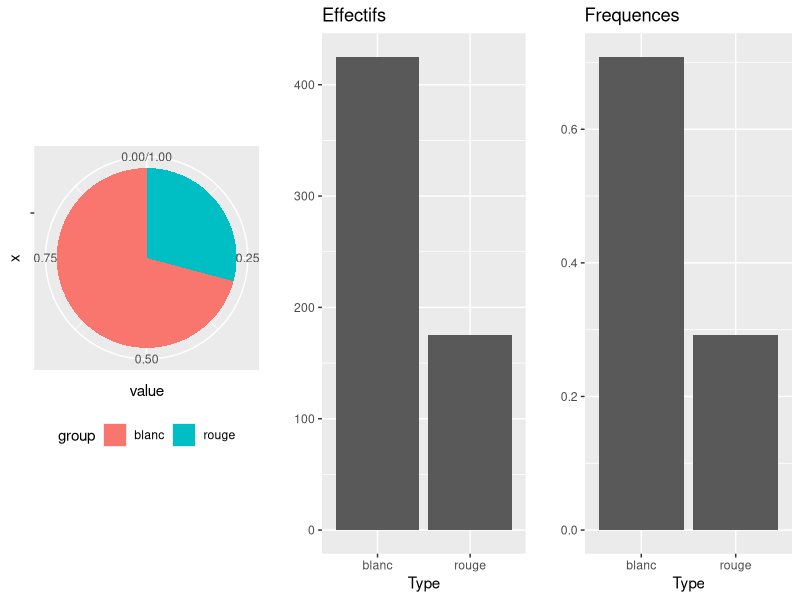
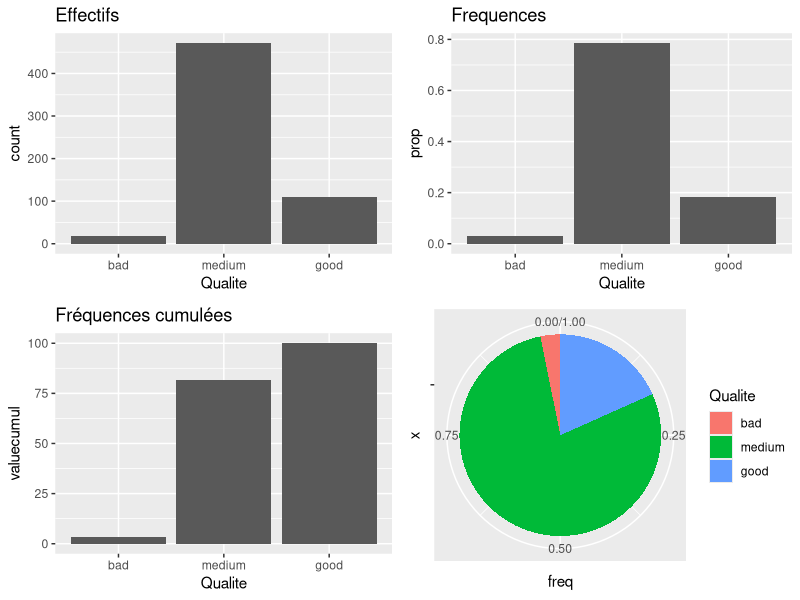
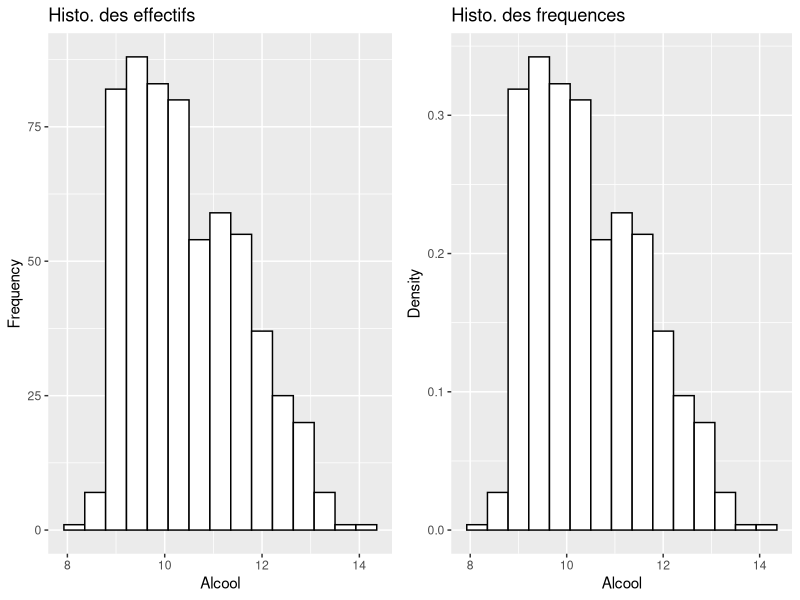
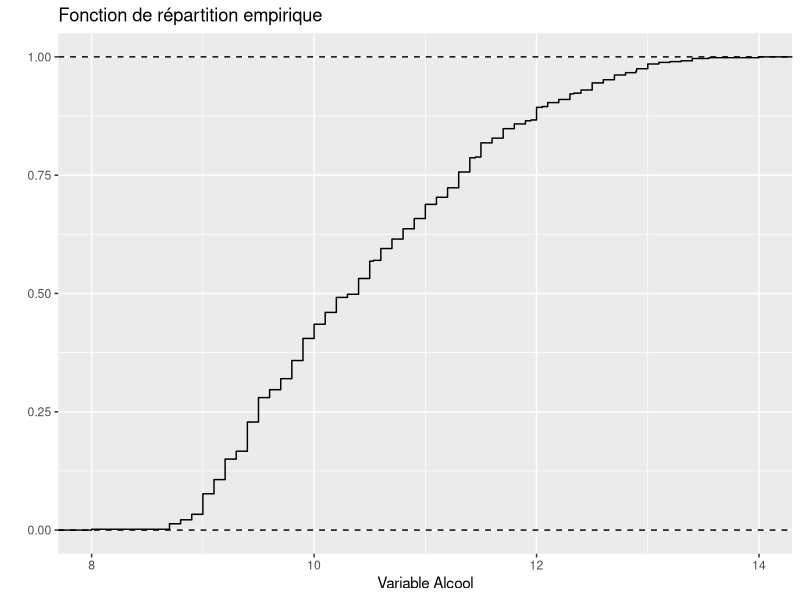
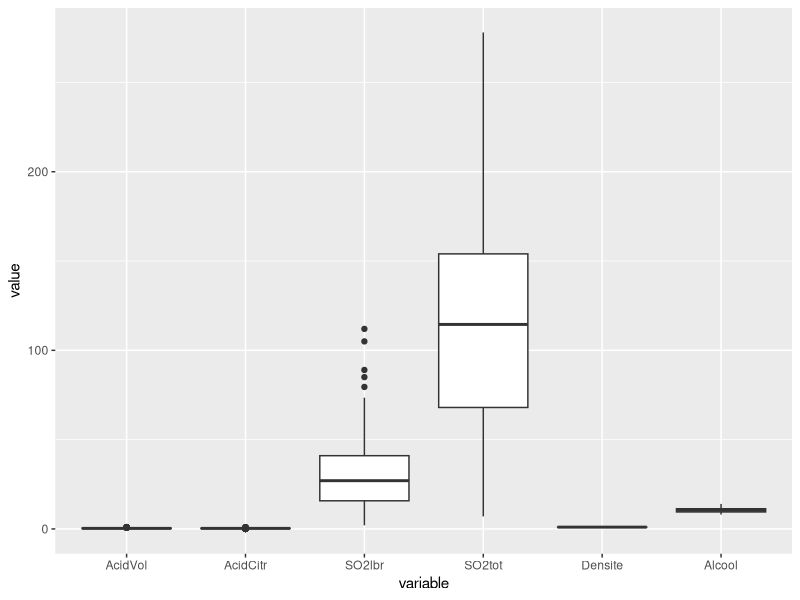
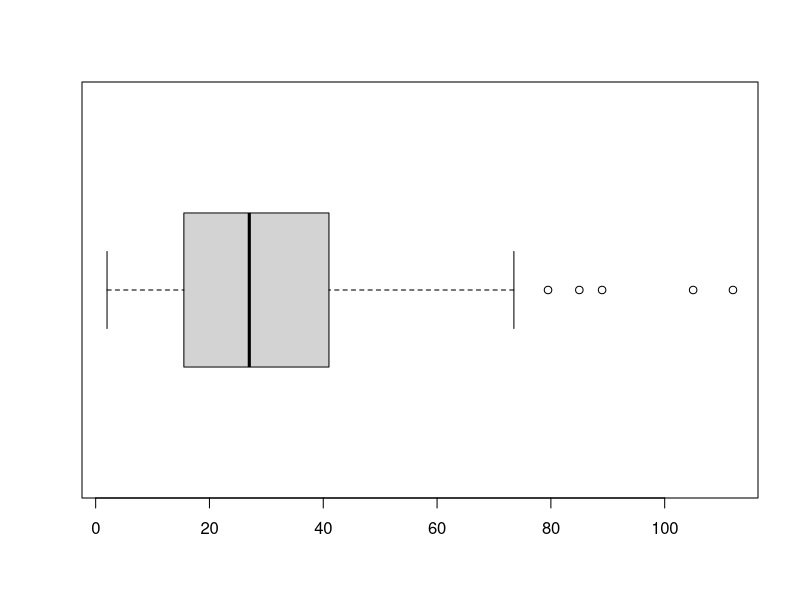
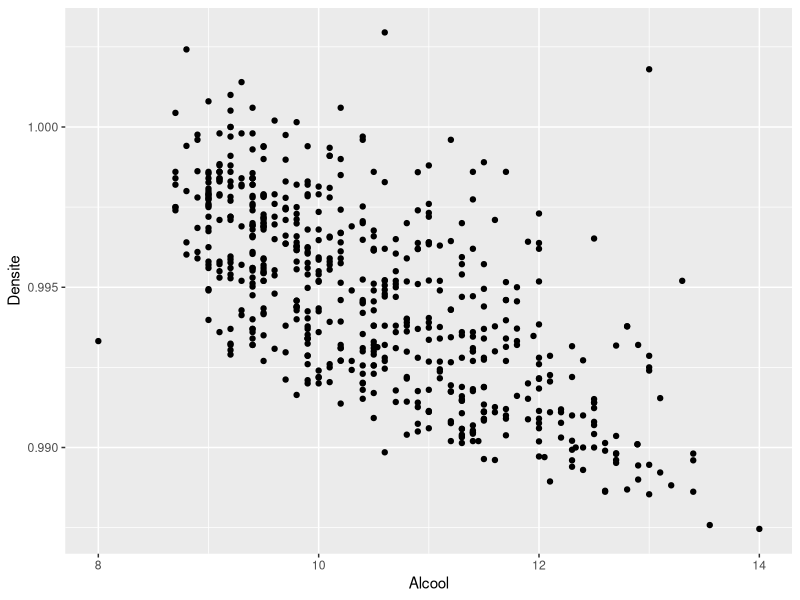
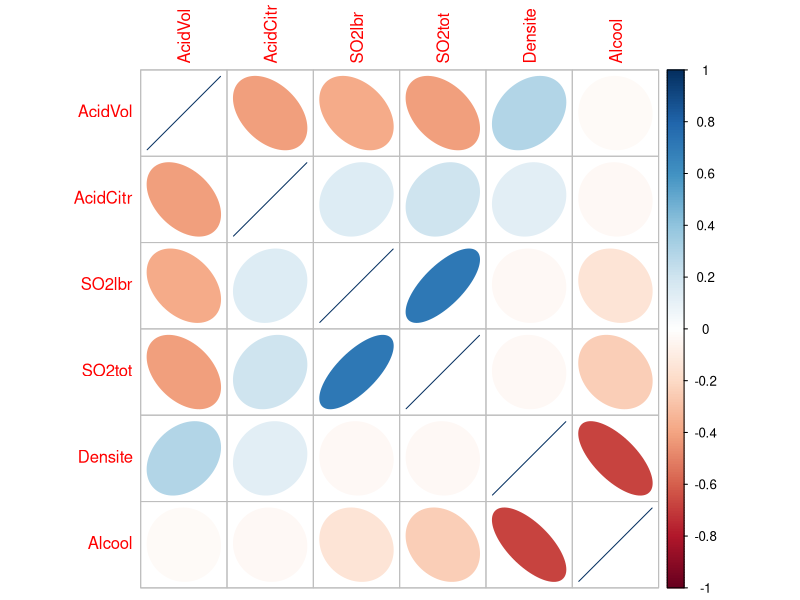

Reproduce these figures in R, in order.
## ---- chunk 1
library(knitr)
## Global options
options(max.print="75")
opts_chunk$set(echo=TRUE,
	             cache=TRUE,
               prompt=FALSE,
               tidy=TRUE,
               comment=NA,
               message=FALSE,
               warning=FALSE,
               class.source="badCode")
opts_knit$set(width=75)
## ---- chunk 2
library(corrplot)
library(tidyverse)
library(gridExtra)
library(reshape2)
## ---- chunk 3
Data = read.table("wine.txt",header=TRUE)
## ---- chunk 4
head(Data)
## ---- chunk 5
attributes(Data)
## ---- chunk 6
str(Data)
## ---- chunk 7
Data$Qualite=as.factor(Data$Qualite)
Data$Type=factor(Data$Type,labels=c("blanc","rouge"))
head(Data)
## ---- chunk 8
summary(Data)
## ---- chunk 9
levels(Data$Type)
## ---- chunk 10
summary(Data$Type)
EffType = as.vector(table(Data$Type))
EffType
## ---- chunk 11
Freq = EffType/length(Data$Type)
knitr::kable(data.frame(modalite=levels(Data$Type),Eff=EffType,Freq=Freq), caption = 'Description de la variable Type',booktabs = TRUE,digits=3)
## ---- chunk 12
g1<-ggplot(Data, aes(x=Type))+ geom_bar()+ylab("")+ggtitle("Effectifs")
g2<-ggplot(Data, aes(x = Type)) +  
  geom_bar(aes(y = (..count..)/sum(..count..)))+ylab("")+ggtitle("Frequences")
quan <- as.vector(table(Data$Type))/nrow(Data)
df <- data.frame(group = levels(Data$Type),value = quan)
g3<-ggplot(df, aes(x="", y=value, fill=group))+
  geom_bar(width = 1, stat = "identity")+ coord_polar("y", start=0)+ theme(legend.position="bottom")
grid.arrange(g3,g1,g2,ncol=3)
## ---- chunk 13

Qualite_rec <- fct_relevel(Data$Qualite, "bad", "medium", "good")
df <- data.frame(Qualite = levels(Qualite_rec), value = table(Qualite_rec),
    valuecumul = 100 * cumsum(prop.table(table(Qualite_rec))))
df$Qualite <- fct_relevel(df$Qualite, "bad", "medium", "good")
df <- df %>%
    mutate(freq = value.Freq/nrow(Data))
g1 <- ggplot(Data) + geom_bar(aes(x = Qualite_rec)) + ggtitle("Effectifs")+xlab("Qualite")
g2 <- ggplot(Data) + geom_bar(aes(x = Qualite_rec, y = ..prop.., group = 1)) + ggtitle("Frequences")+xlab("Qualite")
g3 <- ggplot(df, aes(x = Qualite, y = valuecumul)) + geom_bar(stat = "identity") +
    ggtitle("Fréquences cumulées")
g4 <- ggplot(df, aes(x = "", y = freq, fill = Qualite)) + geom_bar(width = 1, stat = "identity") +
    coord_polar("y", start = 0)
grid.arrange(g1, g2, g3, g4, ncol = 2)
## ---- chunk 14
mean(Data$Alcool)
## ---- chunk 15
var(Data$Alcool)
sd(Data$Alcool)
## ---- chunk 16
range(Data$Alcool)
min(Data$Alcool)
max(Data$Alcool)
## ---- chunk 17
diff(range(Data$Alcool))
## ---- chunk 18
median(Data$Alcool)
sort(Data$Alcool)[296:305]
## ---- chunk 19
quantile(Data$Alcool)
quantile(Data$Alcool,0.9)
## ---- chunk 20
q.Alc <- quantile(x = Data$Alcool, probs=c(.25,.75), names=FALSE)
diff(q.Alc)
## ---- chunk 21
L=q.Alc + diff(q.Alc) * c(-1.5,1.5) ; L
# valeur adjacente inférieure :
min(Data$Alcool[Data$Alcool>=L[1]])
# valeur adjacente supérieure :
max(Data$Alcool[Data$Alcool<=L[2]])
## ---- chunk 22
summary(Data$Alcool)
## ---- chunk 23
g1<-ggplot(Data,aes(x=Alcool))+geom_histogram(bins=15,color="black", fill="white")+
  ggtitle("Histo. des effectifs")+ylab("Frequency")+xlab("Alcool")
g2<-ggplot(Data,aes(x=Alcool))+geom_histogram(aes(y=..density..),bins=15,color="black", fill="white")+
  ggtitle("Histo. des frequences")+ylab("Density")+xlab("Alcool")
grid.arrange(g1,g2,ncol=2)
## ---- chunk 24
ggplot(Data, aes(Alcool)) + 
  stat_ecdf(geom = "step")+xlab("Variable Alcool")+
  ylab("")+ggtitle("Fonction de répartition empirique")+
  geom_hline(yintercept=0, linetype="dashed")+geom_hline(yintercept=1, linetype="dashed")
## ---- chunk 25
library(reshape2)
ggplot(melt(Data[,-c(1,2)]),aes(x=variable,y=value))+geom_boxplot()
## ---- chunk 26
B <- boxplot(Data$SO2lbr,horizontal=TRUE)
attributes(B)
## ---- chunk 27
B$stats
median(Data$SO2lbr)
q <- quantile(x = Data$SO2lbr, probs=c(.25,.75), names=FALSE)
q
L=q + diff(q) * c(-1.5,1.5) 
min(Data$SO2lbr[Data$SO2lbr>=L[1]])
max(Data$SO2lbr[Data$SO2lbr<=L[2]])
## ---- chunk 28
B$out

Data$SO2lbr[which(Data$SO2lbr<B$stats[1] | Data$SO2lbr>B$stats[5])]
## ---- chunk 29
ggplot(Data,aes(x=Alcool,y=Densite))+geom_point()
## ---- chunk 30
corrplot(cor(Data[,-c(1:2)]),method="ellipse")
## ---- chunk 31
ggplot(Data,aes(x=Alcool,y=Densite))+geom_point()+
  geom_smooth(method=lm, se=FALSE)
## ---- chunk 32
g1<-ggplot(Data,aes(x=Qualite,y=Alcool))+geom_boxplot()
g2<-ggplot(Data,aes(x=Type,y=Alcool))+geom_boxplot()
grid.arrange(g1,g2,ncol=2)
## ---- chunk 33
table.cont = table(Data$Qualite,Data$Type)
table.cont
## ---- chunk 34
mosaicplot(table(Data$Qualite,Data$Type))
mosaicplot(table(Data$Type,Data$Qualite))
## ---- chunk 35
# A COMPLETER
## ---- chunk 36
# A COMPLETER
